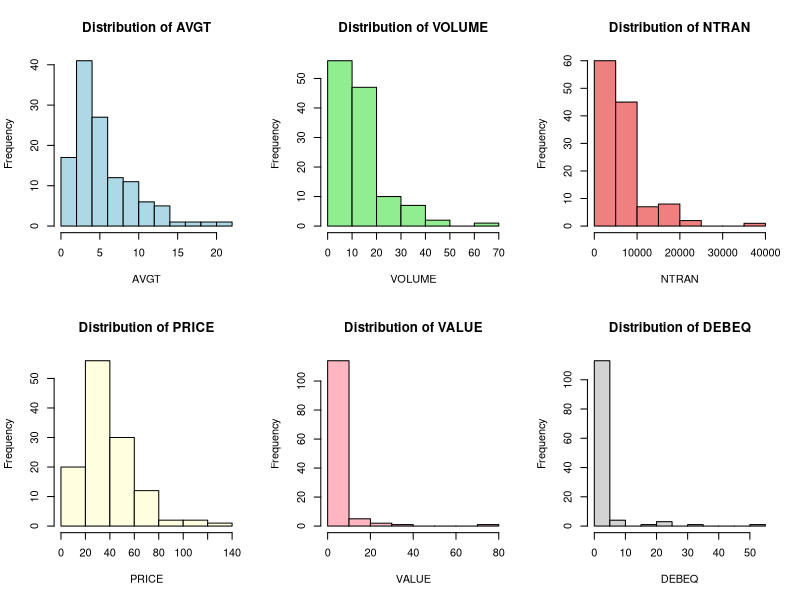
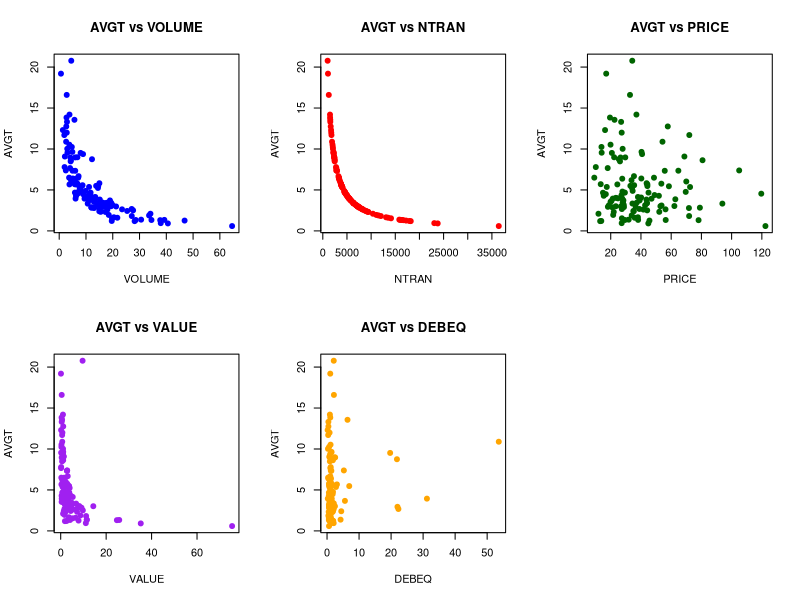
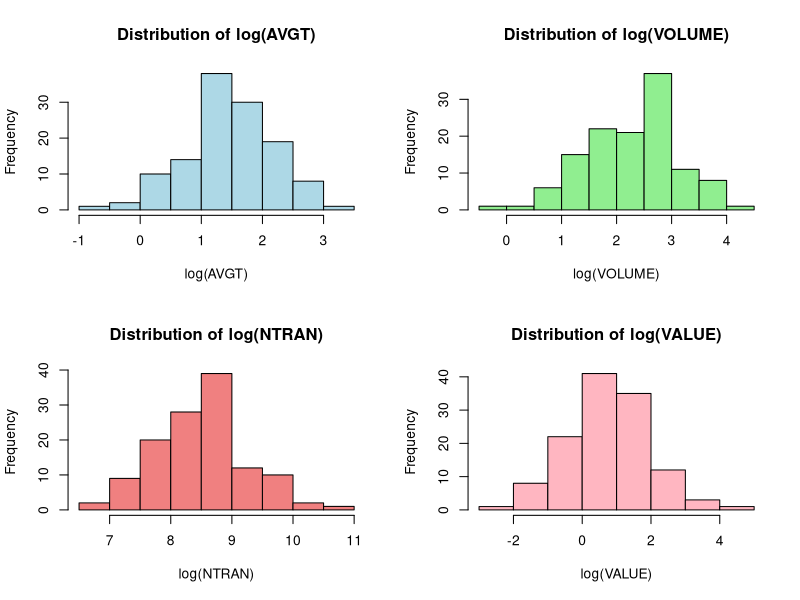
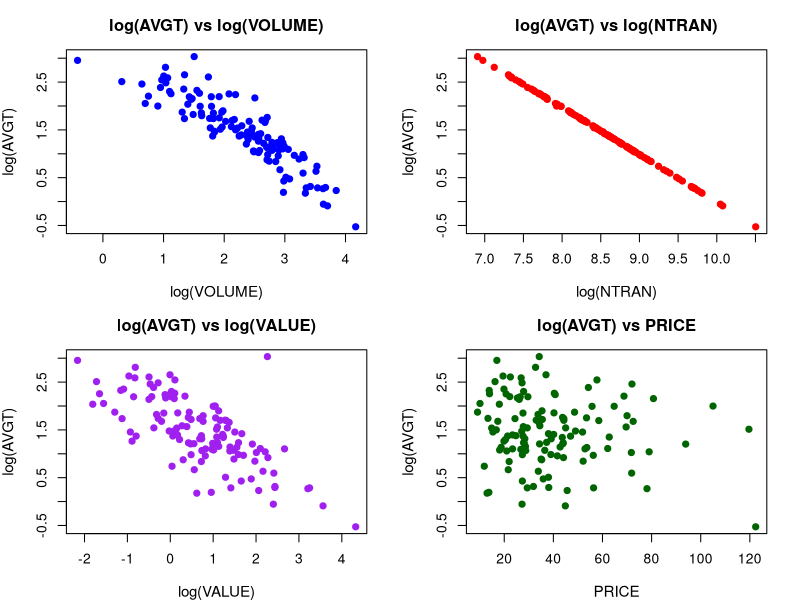

R code for these plots, in order: (Note: this script raises an error after producing the figures.)
## ---- chunk 1
knitr::opts_knit$set(root.dir = "C:/Users/benle/Desktop/My files/Course materials/Stat 645/Project work")
getwd()
## ---- chunk 2
#Loading and inspecting the data
Data<-read.csv("Liquidity.csv", header = TRUE, sep = ",")
head(Data)
dim(Data)
summary(Data)
## ---- chunk 3
par(mfrow = c(2, 3))

# Create histograms for each variable to identify their distribution and skewness
hist(Data$AVGT, main = "Distribution of AVGT", xlab = "AVGT", col = "lightblue")
hist(Data$VOLUME, main = "Distribution of VOLUME", xlab = "VOLUME", col = "lightgreen")
hist(Data$NTRAN, main = "Distribution of NTRAN", xlab = "NTRAN", col = "lightcoral")
hist(Data$PRICE, main = "Distribution of PRICE", xlab = "PRICE", col = "lightyellow")
hist(Data$VALUE, main = "Distribution of VALUE", xlab = "VALUE", col = "lightpink")
hist(Data$DEBEQ, main = "Distribution of DEBEQ", xlab = "DEBEQ", col = "lightgray")

# Analysis of Histograms
cat("Distribution Patterns:\n")
cat("- AVGT: Right-skewed - Most stocks have low average time between trades, few have very high waiting times\n")
cat("- VOLUME: Right-skewed - Most stocks have moderate trading volume, few are extremely heavily traded\n")
cat("- NTRAN: Right-skewed - Most stocks have moderate number of transactions, few have very high transaction counts\n")
cat("- PRICE: Right-skewed - Most stocks have moderate prices, few have very high stock prices\n")
cat("- VALUE: Strongly right-skewed - Most companies have moderate market caps, few are extremely large companies\n")
cat("- DEBEQ: Right-skewed - Most companies have moderate debt levels, few have very high debt-to-equity ratios\n\n")


cat(" Outliers in the right tails may disproportionately influence model results\n")
cat(" Need to check scatterplots to see relationships between these skewed variables\n")


## ---- chunk 4
par(mfrow = c(2, 3))

# Creating  scatter plots for AVGT against each predictors see the relationship between each predictor and AVGT
plot(Data$VOLUME, Data$AVGT, main = "AVGT vs VOLUME", xlab = "VOLUME", ylab = "AVGT", pch = 19, col = "blue")
plot(Data$NTRAN, Data$AVGT, main = "AVGT vs NTRAN", xlab = "NTRAN", ylab = "AVGT", pch = 19, col = "red")
plot(Data$PRICE, Data$AVGT, main = "AVGT vs PRICE", xlab = "PRICE", ylab = "AVGT", pch = 19, col = "darkgreen")
plot(Data$VALUE, Data$AVGT, main = "AVGT vs VALUE", xlab = "VALUE", ylab = "AVGT", pch = 19, col = "purple")
plot(Data$DEBEQ, Data$AVGT, main = "AVGT vs DEBEQ", xlab = "DEBEQ", ylab = "AVGT", pch = 19, col = "orange")

# Analysis of Scatter Plots
cat("=== SCATTER PLOT ANALYSIS ===\n")
cat("The scatter plots reveal clear patterns that align with financial intuition. Stocks with higher trading volume and a greater number of transactions consistently show lower average time between trades, indicating stronger liquidity. Similarly, larger companies by market capitalization also tend to be more liquid. However, the relationships are not perfectly straight lines, showing curved patterns that suggest the underlying connections might be more complex. .\n")
## ---- chunk 5
# Creating new variables with log transformation
# Adding a small constant (+1) to avoid log(0) which is undefined
Data$log_AVGT <- log(Data$AVGT )
Data$log_VOLUME <- log(Data$VOLUME )
Data$log_NTRAN <- log(Data$NTRAN )
Data$log_VALUE <- log(Data$VALUE )

# We'll keep PRICE and DEBEQ as they are for now, since their patterns were less clear
# Now let's create histograms of the TRANSFORMED variables to see if they're more normal
par(mfrow = c(2, 2))
hist(Data$log_AVGT, main = "Distribution of log(AVGT)", xlab = "log(AVGT)", col = "lightblue")
hist(Data$log_VOLUME, main = "Distribution of log(VOLUME)", xlab = "log(VOLUME)", col = "lightgreen")
hist(Data$log_NTRAN, main = "Distribution of log(NTRAN)", xlab = "log(NTRAN)", col = "lightcoral")
hist(Data$log_VALUE, main = "Distribution of log(VALUE)", xlab = "log(VALUE)", col = "lightpink")
  
## ---- chunk 6

par(mfrow = c(2, 2), mar = c(4, 4, 3, 2))

# Create scatter plots with transformed variables
plot(Data$log_VOLUME, Data$log_AVGT, main = "log(AVGT) vs log(VOLUME)", 
     xlab = "log(VOLUME)", ylab = "log(AVGT)", pch = 19, col = "blue", cex.lab = 1.1)

plot(Data$log_NTRAN, Data$log_AVGT, main = "log(AVGT) vs log(NTRAN)", 
     xlab = "log(NTRAN)", ylab = "log(AVGT)", pch = 19, col = "red", cex.lab = 1.1)

plot(Data$log_VALUE, Data$log_AVGT, main = "log(AVGT) vs log(VALUE)", 
     xlab = "log(VALUE)", ylab = "log(AVGT)", pch = 19, col = "purple", cex.lab = 1.1)

plot(Data$PRICE, Data$log_AVGT, main = "log(AVGT) vs PRICE", 
     xlab = "PRICE", ylab = "log(AVGT)", pch = 19, col = "darkgreen", cex.lab = 1.1)

cat("=== ANALYSIS OF TRANSFORMED SCATTER PLOTS ===\n")
cat("The log transformations have successfully straightened the previously curved relationships, revealing much clearer linear patterns. We can now see strong negative relationships between liquidity and our key predictors: as trading volume, number of transactions, and company size increase, the average time between trades decreases substantially. These transformed variables will work much better in our linear regression model, as the relationships now follow the straight-line patterns that linear regression is designed to capture.\n")
## ---- chunk 7
library(car)


vif(model)

## ---- chunk 8
Data$log_AVGT  <- log(Data$AVGT)


# Building the regression model
model_raw7 <- lm(log_AVGT ~ VOLUME + NTRAN + PRICE + VALUE + DEBEQ, data = Data)

# Summary model
summary(model_raw7)

vif(model_raw7)

plot(model_raw7)

#computing RMSE
# RMSE function
rmse <- function(actual, predicted){
  sqrt(mean((actual - predicted)^2))
}

# Predicted log values
pred_log <- predict(model_raw7)

# Convert back to original scale
pred_avgt <- exp(pred_log)

# Compute RMSE on AVGT scale
rmse_model1 <- rmse(Data$AVGT, pred_avgt)

rmse_model1



## ---- chunk 9
# Backward Selection
model_backward <- step(model_raw7, direction = "backward", trace = 1)
cat("\nFinal backward model:\n")
summary(model_backward)

# Forward Selection  
cat("\n\n=== FORWARD SELECTION ===\n")
null_model <- lm(log_AVGT ~ 1, data = Data)
model_forward <- step(null_model, 
                      scope = list(lower = null_model, upper = model_raw7),
                      direction = "forward", 
                      trace = 1)
cat("\nFinal forward model:\n")
summary(model_forward)

# Compare results
cat("\n\n=== COMPARISON ===\n")
cat("Backward model formula:", paste(formula(model_backward)), "\n")
cat("Forward model formula: ", paste(formula(model_forward)), "\n")
cat("\nAIC - Backward:", AIC(model_backward), " Forward:", AIC(model_forward))
cat("\nR² - Backward:", summary(model_backward)$r.squared, 
    " Forward:", summary(model_forward)$r.squared)




vif(model_forward)
bptest(model_forward)

plot(model_forward)
hist(model_forward$residuals)
shapiro.test(model_forward$residuals)
## ---- chunk 10
summary(model_backward)
vif(model_backward)
plot(model_backward)
hist(model_backward$residuals)
shapiro.test(model_backward$residuals)

## ---- chunk 11
summary(model_forward)
vif(model_forward)
plot((model_forward))
